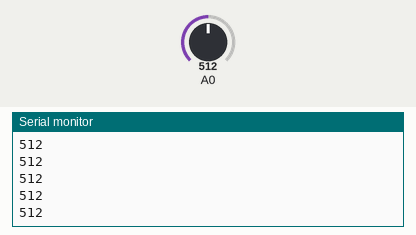
Recording of a sketch running on a simulated Arduino Uno, built with avr-gcc and run on an emulated ATmega328P. Shown: the last lines printed to the serial monitor. The inputs (shaded band) are chosen by the test bench; at power-on: A0 = 512.

Above: at 1.2 s.
1.3 s: A0 set to 716
At 1.8 s:
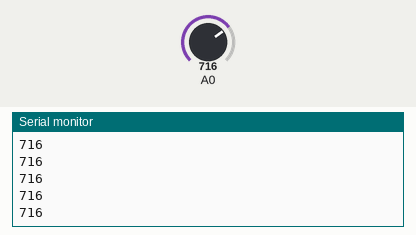
2.8 s: A0 set to 900
At 3.5 s:
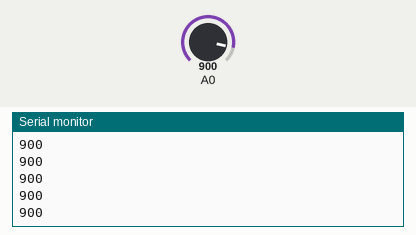
Timing chart, 0 to 5.8 s (numbered marks = the images above; inputs shaded):
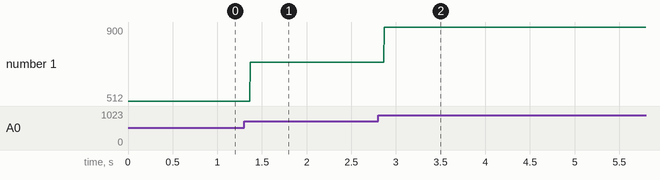

The sketch:

Rain_sensor_with_arduino_code.ino
```cpp
void setup() {
 // initialize serial communication at 9600 bits per second:
 Serial.begin(9600);
}
// the loop routine runs over and over again forever:
void loop() {
 // read the input on analog pin 0:
 int sensorValue = analogRead(A0);
 // print out the value you read:
 Serial.println(sensorValue);
 delay(1); // delay in between reads for stability
}
```

Pressure_sensor_BMP180__code.ino
```cpp
#include <Wire.h>
#include <Adafruit_Sensor.h>
#include <Adafruit_BMP085_U.h>
/* This driver uses the Adafruit unified sensor library (Adafruit_Sensor),
 which provides a common 'type' for sensor data and some helper functions.

 To use this driver you will also need to download the Adafruit_Sensor
 library and include it in your libraries folder.
 You should also assign a unique ID to this sensor for use with
 the Adafruit Sensor API so that you can identify this particular
 sensor in any data logs, etc. To assign a unique ID, simply
 provide an appropriate value in the constructor below (12345
 is used by default in this example).

 Connections
 ===========
 Connect SCL to analog 5
 Connect SDA to analog 4
 Connect VCC to 3.3V DC
 Connect GROUND to common ground

 History
 =======
 2013/JUN/17 - Updated altitude calculations (KTOWN)
 2013/FEB/13 - First version (KTOWN)
*/

Adafruit_BMP085_Unified bmp = Adafruit_BMP085_Unified(10085);
/**************************/
/*
 Displays some basic information on this sensor from the unified
 sensor API sensor_t type (see Adafruit_Sensor for more information)
*/
/**************************/
void displaySensorDetails(void)
{
 sensor_t sensor;
 bmp.getSensor(&sensor);
 Serial.println("------------------------------------");
 Serial.print ("Sensor: "); Serial.println(sensor.name);
 Serial.print ("Driver Ver: "); Serial.println(sensor.version);
 Serial.print ("Unique ID: "); Serial.println(sensor.sensor_id);
 Serial.print ("Max Value: "); Serial.print(sensor.max_value); Serial.println(" hPa");
 Serial.print ("Min Value: "); Serial.print(sensor.min_value); Serial.println(" hPa");
 Serial.print ("Resolution: "); Serial.print(sensor.resolution); Serial.println(" hPa");
 Serial.println("------------------------------------");
 Serial.println("");
 delay(250);
}
/**************************/
/*
 Arduino setup function (automatically called at startup)
*/
```

Measured:
- after the input at 1.3 s, the serial monitor: prints a new line after 0.07 s (image 1)
- after the input at 2.8 s, the serial monitor: prints a new line after 0.07 s (image 2)
- plotted number 1: 512 → 716 after the input at 1.3 s, 716 → 900 after the input at 2.8 s
